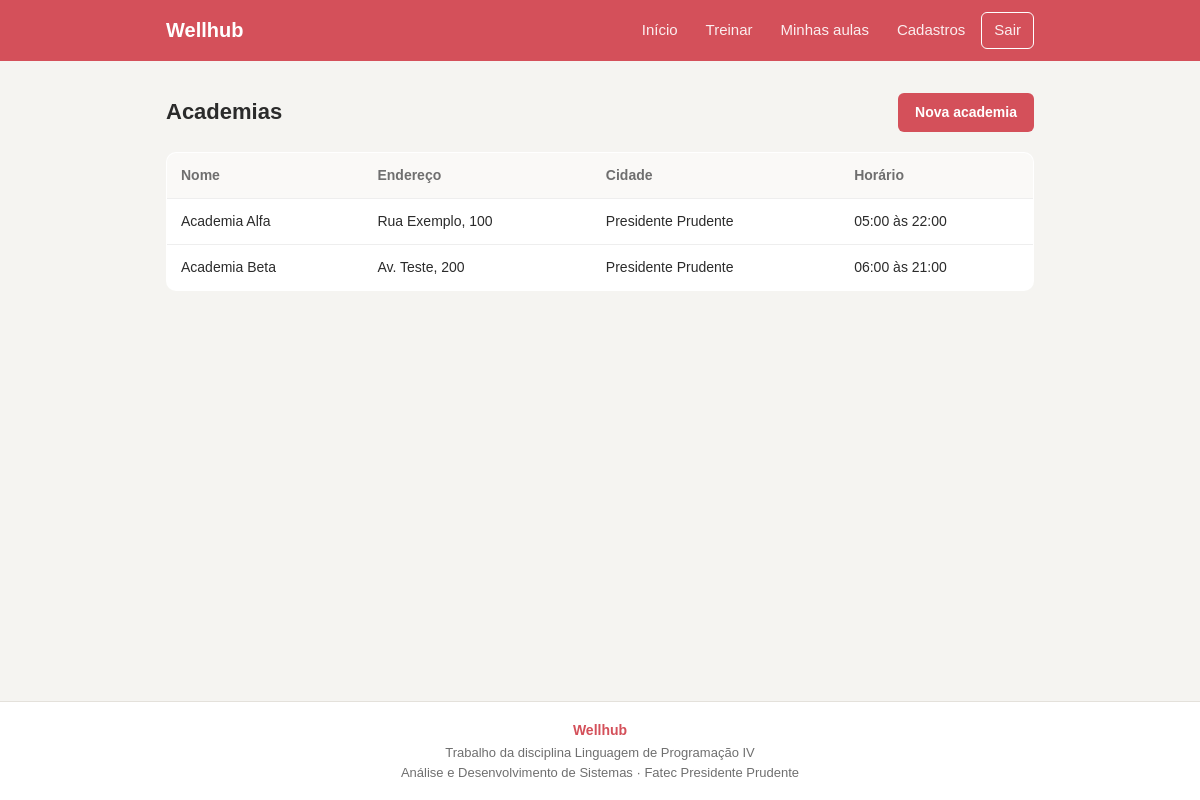
The page /paginas/verAcademias.php (signed in) on the database its author committed.
### tables this page shows
CREATE TABLE academia (
  id INT PRIMARY KEY AUTO_INCREMENT,
  nome VARCHAR(50),
  endereco VARCHAR(100),
  cidade VARCHAR(50),
  horarioAbertura TIME,
  horarioFechamento TIME
);

### includes/funcoesBD.php (called while the page is built, shortened)
<?php
function conectar() {
    $conexao = mysqli_connect('localhost', 'root', '', 'wellhub');
    return $conexao;
}
function listarAcademias() {
    $conexao = conectar();
    $consulta = "SELECT * FROM academia";
    $resultado = mysqli_query($conexao, $consulta);
    return $resultado;
}

### paginas/verAcademias.php (the view, shortened to what this page needs)
<?php
require '../includes/funcoesBD.php';
$academias = listarAcademias();
require '../includes/cabecalho.php';
?>
<div class="cabecalho-lista">
    <h2 class="titulo-pagina">Academias</h2>
    <a class="botao" href="cadastroAcademia.php">Nova academia</a>
</div>
<div class="area-tabela">
<table class="tabela">
    <thead>
        <tr><th>Nome</th><th>Endereço</th><th>Cidade</th><th>Horário</th></tr>
    </thead>
    <tbody>
    <?php
    while ($academia = mysqli_fetch_array($academias)) {
        echo '<tr><td>' . $academia['nome'] . '</td><td>' . $academia['endereco'] . '</td>';
        echo '<td>' . $academia['cidade'] . '</td>';
        echo '<td>' . substr($academia['horarioAbertura'], 0, 5) . ' às ' . substr($academia['horarioFechamento'], 0, 5) . '</td></tr>';
    }
    ?>
    </tbody>
</table>
</div>
<?php require '../includes/rodape.php'; ?>

### css/style.css (style rules this page uses)
body { margin: 0; min-height: 100vh; display: flex; flex-direction: column; background: #f5f4f1; color: #2b2b2b; font-family: Arial, Helvetica, sans-serif; font-size: 15px; }
a { color: #b8414b; }
h2, h3 { margin: 0; }
.titulo-pagina { font-size: 22px; font-weight: 600; }
.cabecalho-lista { display: flex; justify-content: space-between; align-items: center; flex-wrap: wrap; gap: 12px; }
.botao, .botao-secundario, .botao-pequeno { display: inline-block; align-self: flex-start; padding: 8px 16px; border: 1px solid transparent; border-radius: 6px; font-family: inherit; font-size: 14px; font-weight: 600; text-decoration: none; cursor: pointer; }
.botao { background: #d4505a; color: #fff; }
.area-tabela { overflow-x: auto; }
.tabela { width: 100%; border-collapse: collapse; background: #fff; border: 1px solid #e4e1db; border-radius: 10px; overflow: hidden; }
.tabela th, .tabela td { padding: 12px 14px; text-align: left; font-size: 14px; border-bottom: 1px solid #eee; }
.tabela th { background: #faf9f7; color: #6f6f6f; font-weight: 600; }

### rows shown on the page
academia: nome "Academia Alfa", endereco "Rua Exemplo, 100", cidade "Presidente Prudente", horarioAbertura "05:00", horarioFechamento "22:00"
academia: nome "Academia Beta", endereco "Av. Teste, 200", cidade "Presidente Prudente", horarioAbertura "06:00", horarioFechamento "21:00"
